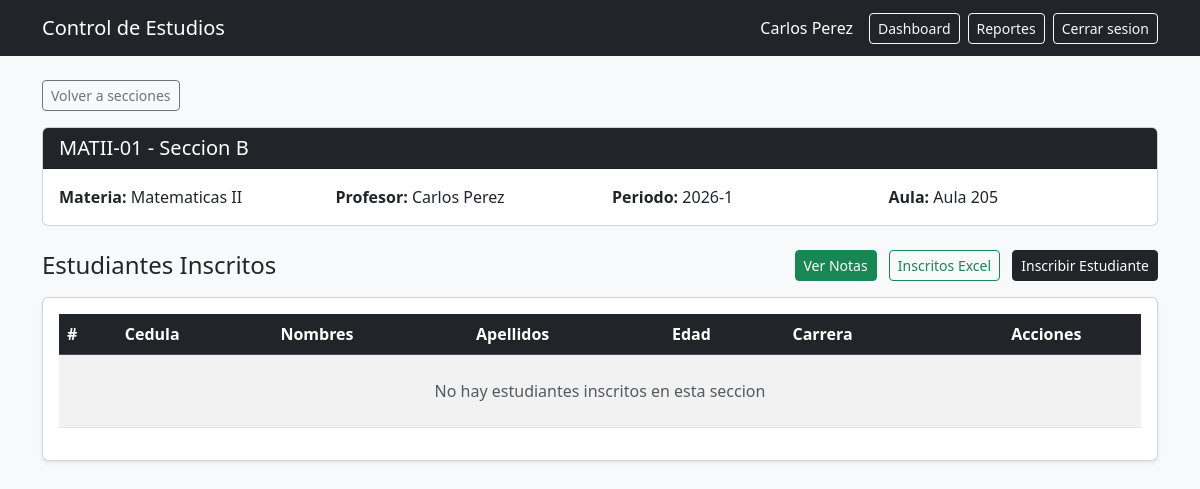
Screenshot of /seccion/estudiantes/2 (signed in) with the database file from the repository.
### tables this page shows
CREATE TABLE secciones (
    id INT AUTO_INCREMENT PRIMARY KEY,
    materia_id INT NOT NULL,
    profesor_id INT NOT NULL,
    periodo_id INT NOT NULL,
    codigo_seccion VARCHAR(10) NOT NULL,
    aula VARCHAR(30) NULL,
    horario VARCHAR(100) NULL,
    created_at TIMESTAMP DEFAULT CURRENT_TIMESTAMP,
    CONSTRAINT fk_seccion_materia FOREIGN KEY (materia_id)
        REFERENCES materias(id) ON DELETE RESTRICT ON UPDATE CASCADE,
    CONSTRAINT fk_seccion_profesor FOREIGN KEY (profesor_id)
        REFERENCES profesores(id) ON DELETE RESTRICT ON UPDATE CASCADE,
    CONSTRAINT fk_seccion_periodo FOREIGN KEY (periodo_id)
        REFERENCES periodos(id) ON DELETE RESTRICT ON UPDATE CASCADE,
    CONSTRAINT uk_seccion_periodo UNIQUE (materia_id, periodo_id, codigo_seccion)
);

CREATE TABLE materias (
    id INT AUTO_INCREMENT PRIMARY KEY,
    codigo VARCHAR(20) NOT NULL UNIQUE,
    nombre VARCHAR(100) NOT NULL,
    creditos INT NOT NULL DEFAULT 3,
    descripcion TEXT NULL,
    created_at TIMESTAMP DEFAULT CURRENT_TIMESTAMP
);

CREATE TABLE periodos (
    id INT AUTO_INCREMENT PRIMARY KEY,
    nombre VARCHAR(20) NOT NULL UNIQUE,
    estado ENUM('activo', 'cerrado') NOT NULL DEFAULT 'activo',
    created_at TIMESTAMP DEFAULT CURRENT_TIMESTAMP
);

### app/Controllers/SeccionController.php (called while the page is built, shortened)
<?php
class SeccionController
{
    private Seccion $model;
    private Estudiante $modelEstudiante;
    public function __construct()
    {
        $database = new Database();
        $this->model = new Seccion($database->getConnection());
        $this->modelEstudiante = new Estudiante($database->getConnection());
    }
    public function estudiantes(): void
    {
        $seccionId = intval($_GET['id'] ?? 0);
        $seccion = $this->model->obtenerPorId($seccionId);
        $estudiantes = $this->modelEstudiante->obtenerPorSeccion($seccionId);
        require_once __DIR__ . '/../Views/seccion/estudiantes.php';
    }
}

### public/index.php (called while the page is built, shortened)
<?php
$uriSolicitada = parse_url($_SERVER['REQUEST_URI'], PHP_URL_PATH);
$uriDecodificada = urldecode($uriSolicitada);
if (BASE_URL !== '/') {
    $rutaRelativa = str_replace(BASE_URL, '', $uriDecodificada);
} else {
    $rutaRelativa = $uriDecodificada;
}
$rutaRelativa = '/' . ltrim($rutaRelativa, '/');
$uriLimpia = trim($rutaRelativa, '/');
$segmentos = $uriLimpia !== '' ? explode('/', $uriLimpia) : [];
$actionR = $segmentos[1] ?? 'login';
$action = ctype_alnum($actionR) ? $actionR : null;
spl_autoload_register(function ($clase) {
    $prefijo = 'App\\';
    $dir_base = __DIR__ . '/../app/';
    $longitud = strlen($prefijo);
    $clase_relativa = substr($clase, $longitud);
    $archivo = $dir_base . str_replace('\\', '/', $clase_relativa) . '.php';
});
$instanciaControlador = new $nombreClaseControlador();
$instanciaControlador->$action();

### app/Config/Database.php (called while the page is built, shortened)
<?php
class Database
{
    private $host = '127.0.0.1';
    private $db   = 'controlEstudios';
    private $user = 'root';
    private $pass = '';
    private $charset = 'utf8mb4';
    private $pdo;
    private function connect()
    {
        $dsn = "mysql:host={$this->host};dbname={$this->db};charset={$this->charset}";
        $options = [
            PDO::ATTR_ERRMODE            => PDO::ERRMODE_EXCEPTION,
            PDO::ATTR_DEFAULT_FETCH_MODE => PDO::FETCH_ASSOC,
            PDO::ATTR_EMULATE_PREPARES   => false,
        ];
        try {
            $this->pdo = new PDO($dsn, $this->user, $this->pass, $options);
        } catch (PDOException $e) {
            throw new PDOException("Error de conexion: " . $e->getMessage(), (int)$e->getCode());
        }
    }
    public function getConnection()
    {
        return $this->pdo;
    }
}

### app/Models/Seccion.php (called while the page is built, shortened)
<?php
class Seccion
{
    private PDO $db;
    public function __construct(PDO $db)
    {
        $this->db = $db;
    }
    public function obtenerPorId(int $id): array|false
    {
        $sql = "
            SELECT
                s.*,
                m.codigo as materia_codigo,
                m.nombre as materia_nombre,
                CONCAT(p.nombres, ' ', p.apellidos) as profesor_nombre,
                pe.nombre as periodo_nombre
            FROM secciones s
            INNER JOIN materias m ON s.materia_id = m.id
            INNER JOIN profesores p ON s.profesor_id = p.id
            INNER JOIN periodos pe ON s.periodo_id = pe.id
            WHERE s.id = :id
            LIMIT 1
        ";
        $stmt = $this->db->prepare($sql);
        $stmt->execute([':id' => $id]);
        return $stmt->fetch(PDO::FETCH_ASSOC);
    }
}

### app/Views/seccion/estudiantes.php (the view, shortened to what this page needs)
<?php
require __DIR__ . '/../partials/header.php';
?>
<body class="bg-light">
    <nav class="navbar navbar-dark bg-dark">
        <div class="container">
            <a class="navbar-brand" href="<?= BASE_URL ?>dashboard/index">
                Control de Estudios
            </a>
            <div class="d-flex align-items-center">
                <span class="text-white me-3">
                    <?= htmlspecialchars($_SESSION['nombre'] ?? 'Usuario') ?>
                </span>
                <a href="<?= BASE_URL ?>dashboard/index" class="btn btn-outline-light btn-sm me-2">
                    Dashboard
                </a>
                <a href="<?= BASE_URL ?>reporte/index" class="btn btn-outline-light btn-sm me-2">
                    Reportes
                </a>
                <a href="<?= BASE_URL ?>auth/logout" class="btn btn-outline-light btn-sm">
                    Cerrar sesion
                </a>
            </div>
        </div>
    </nav>
    <div class="container mt-4">
        <a href="<?= BASE_URL ?>seccion/index" class="btn btn-outline-secondary btn-sm mb-3">
            Volver a secciones
        </a>
        <div class="card mb-4">
            <div class="card-header bg-dark text-white">
                <h5 class="mb-0">
                    <?= htmlspecialchars($seccion['materia_codigo'] ?? '') ?> -
                    Seccion <?= htmlspecialchars($seccion['codigo_seccion'] ?? '') ?>
                </h5>
            </div>
            <div class="card-body">
                <div class="row">
                    <div class="col-md-3">
                        <strong>Materia:</strong> <?= htmlspecialchars($seccion['materia_nombre'] ?? '') ?>
                    </div>
                    <div class="col-md-3">
                        <strong>Profesor:</strong> <?= htmlspecialchars($seccion['profesor_nombre'] ?? '') ?>
                    </div>
                    <div class="col-md-3">
                        <strong>Periodo:</strong> <?= htmlspecialchars($seccion['periodo_nombre'] ?? '') ?>
                    </div>
                    <div class="col-md-3">
                        <strong>Aula:</strong> <?= htmlspecialchars($seccion['aula'] ?? 'Sin asignar') ?>
                    </div>
                </div>
            </div>
        </div>
        <div class="d-flex justify-content-between align-items-center mb-3">
            <h4 class="mb-0">Estudiantes Inscritos</h4>
            <div>
                <a href="<?= BASE_URL ?>nota/index/<?= $seccion['id'] ?>"
                   class="btn btn-success btn-sm me-2">
                    Ver Notas
                </a>
                <a href="<?= BASE_URL ?>reporte/inscritosExcel/<?= $seccion['id'] ?>"
                   target="_blank"
                   class="btn btn-outline-success btn-sm me-2">
                    Inscritos Excel
                </a>
                <button type="button" class="btn btn-dark btn-sm" id="btnInscribirEstudiante">
                    Inscribir Estudiante
                </button>
            </div>
        </div>
        <div class="card shadow-sm">
            <div class="card-body">
                <div class="table-responsive">
                    <table class="table table-striped table-hover align-middle">
                        <thead class="table-dark">
                            <tr>
                                <th>#</th>
                                <th>Cedula</th>
                                <th>Nombres</th>
                                <th>Apellidos</th>
                                <th>Edad</th>
                                <th>Carrera</th>
                                <th class="text-center">Acciones</th>
                            </tr>
                        </thead>
                        <tbody>
                            <?php if (empty($estudiantes)): ?>
                                <tr>
                                    <td colspan="7" class="text-center text-muted py-4">
                                        No hay estudiantes inscritos en esta seccion
                                    </td>
                                </tr>
                            <?php endif; ?>
                        </tbody>
                    </table>
                </div>
            </div>
        </div>
    </div>
</body>
</html>

### rows the page displays
secciones: materia.codigo "MATII-01", codigo_seccion "B", materia.nombre "Matematicas II", periodo.nombre "2026-1", aula "Aula 205"

### other values shown
$_SESSION['nombre'] "Carlos Perez"
$seccion['profesor_nombre'] "Carlos Perez"
